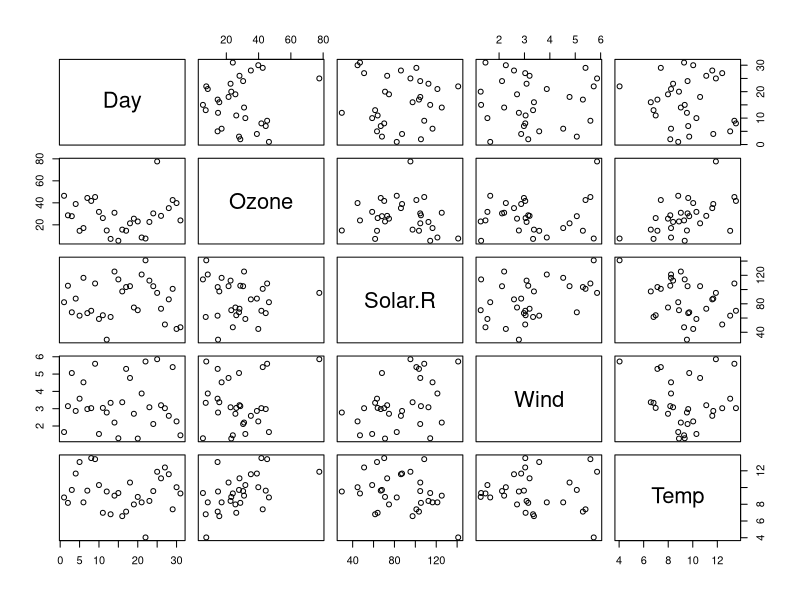
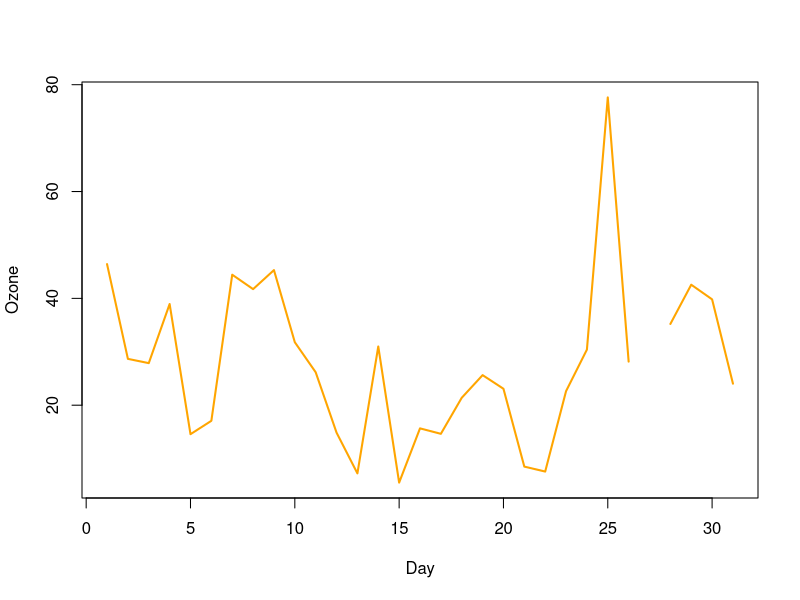

These charts were generated, in order, by the following R code:
# Unit 8. Data Preprocessing (2) Wrangling Data

summary(iris)

subset(iris, select = c(1, 2, 5))
subset(iris, subset = Species == "setosa")
subset(iris, subset = Sepal.Length > 7.5)
subset(iris, subset = Sepal.Length > 7.5 & Sepal.Width > 3.0)
subset(iris, 
       subset = Sepal.Length > 7.5 & Sepal.Width > 3.0, 
       select = c(1, 2, 5))

subset(iris, Sepal.Length > 7.5, c(1, 2, 5))

?split
split(iris, f = iris$Species)
df <- split(iris, f = iris$Species)
names(df)
summary(df)
df$setosa
df$versicolor
df$virginica

df <- subset(iris, select = c(1, 2))
aggregate(df, by = list(Species=iris$Species), FUN = length)
aggregate(df, by = list(Species=iris$Species), FUN = mean)
aggregate(df, by = list(Species=iris$Species), FUN = sd)

str(mtcars)
df <- subset(mtcars, select = c("mpg", "hp", "wt"))
aggregate(df, 
          by = list(cyl=mtcars$cyl, gear=mtcars$gear), 
          FUN = mean)

df.split <- split(iris, f = iris$Species)
df.rbind <- rbind(df.split$setosa, df.split$virginica)
str(df.rbind)

df.sepal <- subset(iris, select = c(1, 2))
str(df.sepal)
df.petal <- subset(iris, select = c(3, 4))
str(df.petal)
df.cbind <- cbind(df.sepal, df.petal)
str(df.cbind)

x <- data.frame(name = c('A', 'B', 'C'), kor = c(60, 70, 80))
y <- data.frame(name = c('A', 'B', 'D'), eng = c(65, 75, 85))
cbind(x, y)
merge(x, y)
merge(x, y, all = T)
merge(x, y, all.x = T)
merge(x, y, all.y = T)

x <- data.frame(name = c('A', 'B', 'C'), kor = c(60, 70, 80))
y <- data.frame(NAME = c('A', 'B', 'D'), eng = c(65, 75, 85))
merge(x, y)
merge(x, y, by.x = "name", by.y = "NAME")
merge(x, y, by.x = "name", by.y = "NAME", all = T)

sort(mtcars$mpg)
sort(mtcars$mpg, decreasing = T)

?order
order(mtcars$mpg)
order(mtcars$mpg, decreasing = T)

ord <- order(mtcars$mpg, decreasing = T)
mtcars[ord, 1:6]
mtcars[ord[1:10], 1:6]
n <- length(ord)
mtcars[ord[(n-10):n], 1:6]

ord <- order(iris$Petal.Length, iris$Sepal.Length)
head(iris[ord, c(3, 1)], n = 3)
ord <- order(iris$Petal.Length, -iris$Sepal.Length)
head(iris[ord, c(3, 1)], n = 3)

# exercise 8.1

df <- data.frame(state.x77)
ord <- order(df$Population)
df[ord, ]
ord <- order(df$Income, decreasing = T)
df[ord, ]

ord <- order(df$Illiteracy, -df$Population)
head(df[ord, c(1, 2, 3)])

# exercise 8.2

df.split <- split(mtcars, f = mtcars$gear)
df.split
names(df.split)

df.34 <- rbind(df.split$`3`, df.split$`4`)
df.34
str(df.34)
table(df.34$gear)

# exercise 8.3

df <- subset(airquality, select = c(1, 2, 3, 4))
df
aggregate(df, by = list(Month=airquality$Month), 
          FUN = mean, na.rm = T)

aggregate(df, by = list(Day=airquality$Day), 
          FUN = sd, na.rm = T)

df.day <- aggregate(df, by = list(Day=airquality$Day), 
                    FUN = sd, na.rm = T)
str(df.day)
head(df.day)
plot(df.day)
with(df.day, plot(Day, Ozone, type = 'l', lwd = 2, col = "orange"))



